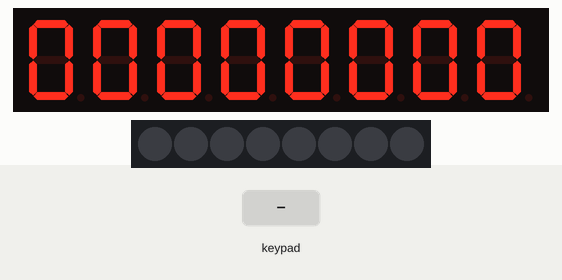
This sketch was run on a simulated Arduino Mega 2560, built with avr-gcc and run on an emulated ATmega2560. Parts: 8-digit seven-segment display, 8 RGB LEDs in strip order, left to right. Wiring (inferred from the names in the program): TM1638 display and keys: STB pin 25; clock pin 29; DIO pin 27. The test bench sets the inputs (shaded band).

Above: at 1.2 s.
1.3 s: key '1' pressed
At 2.6 s:
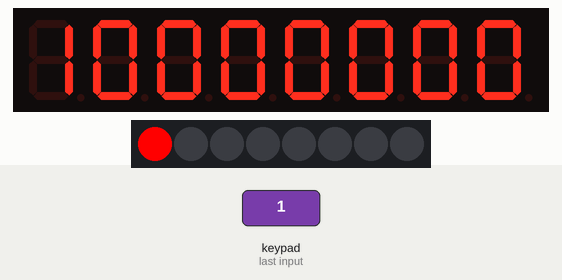
2.9 s: keypad keys 1 2 pressed 0.4 s apart
At 4.3 s:
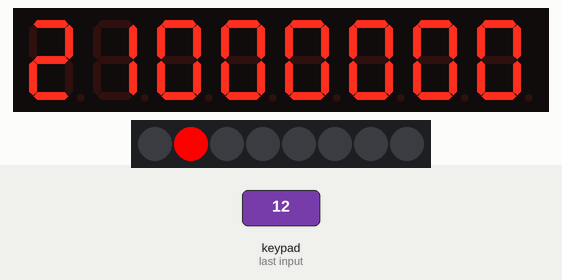
5.2 s: key '3' pressed
At 5.8 s:
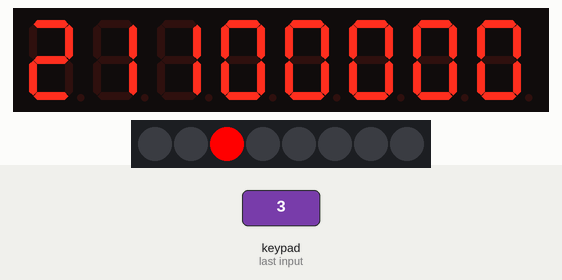
Timing chart, 0 to 8.2 s (numbered marks = the images above; inputs shaded):
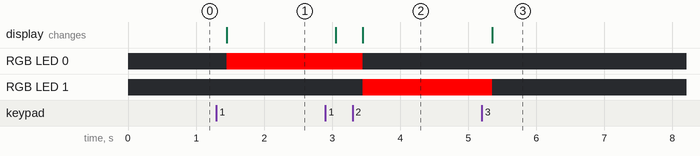

The sketch:

Demo_TM1638.ino
```cpp
#define	DATA_COMMAND	0X40
#define	DISP_COMMAND	0x80
#define	ADDR_COMMAND	0XC0
int DIO = 27;
int CLK = 29;
int STB = 25;
//Common Cathode, Segment Active HIGH
unsigned char tab[] = {0x3F, 0x06, 0x5B, 0x4F, 0x66, 0x6D, 0x7D, 0x07,
                       0x7F, 0x6F, 0x77, 0x7C, 0x39, 0x5E, 0x79, 0x71
                      };
unsigned char num[8];//Value of digit
void setup ()
{
  pinMode(STB, OUTPUT);
  pinMode(CLK, OUTPUT);
  pinMode(DIO, OUTPUT); //Put three pin to output mode
}
void loop()
{
  unsigned char i;
  init_TM1638();//Initialize TM1638
  for (i = 0; i < 8; i++) Write_DATA(i << 1, tab[0]);//Initialize latch
  while (1) {
    i = Read_key();
    if (i < 8) {
      num[i]++;
      while (i == Read_key());
      if (num[i] > 15) num[i] = 0;
      Write_DATA(i * 2, tab[num[i]]); //i is address
      Write_allLED(1 << i);
    }
  }
}

void TM1638_Write(unsigned char	DATA) { //Write Data
  unsigned char i;
  pinMode(DIO, OUTPUT);
  for (i = 0; i < 8; i++) {
    digitalWrite(CLK, LOW);
    if (DATA & 0X01) digitalWrite(DIO, HIGH);
    else digitalWrite(DIO, LOW);
    DATA >>= 1;
    digitalWrite(CLK, HIGH);
  }
}
unsigned char TM1638_Read(void) { //Read data
  unsigned char i;
  unsigned char temp = 0;
  pinMode(DIO, INPUT);
  for (i = 0; i < 8; i++) {
    temp >>= 1;
    digitalWrite(CLK, LOW);
    if (digitalRead(DIO) == HIGH) temp |= 0x80;
    digitalWrite(CLK, HIGH);
  }
  return temp;
}
void Write_COM(unsigned char cmd) { //Send command word
  digitalWrite(STB, LOW);
  TM1638_Write(cmd);
  digitalWrite(STB, HIGH);
}

unsigned char Read_key(void) {
  unsigned char c[4], i, key_value = 0;
  digitalWrite(STB, LOW);
  TM1638_Write(0x42); //Read Button
  for (i = 0; i < 4; i++) {
    c[i] = TM1638_Read();
  }
  digitalWrite(STB, HIGH);//Combine 4 byte to a word
  for (i = 0; i < 4; i++) key_value |= c[i] << i;
  for (i = 0; i < 8; i++) {
    if ((0x01 << i) == key_value)
      break;
  }
  return i;
}
void Write_DATA(unsigned char add, unsigned char DATA) { //Write data to address
  Write_COM(0x44);
  digitalWrite(STB, LOW);
  TM1638_Write(0xc0 | add);
  TM1638_Write(DATA);
  digitalWrite(STB, HIGH);
}

void Write_allLED(unsigned char LED_flag)
{ //Control LED
  unsigned char i;
  for (i = 0; i < 8; i++) {
    if (LED_flag & (1 << i))Write_DATA(2 * i + 1, 1);
    else Write_DATA(2 * i + 1, 0);
  }
}

void init_TM1638(void) {
  unsigned char i;
  Write_COM(0x8b);//0x88-0x8f 8-Level Brightness
  Write_COM(0x40);//Auto Increment Addr by 1
  digitalWrite(STB, LOW);
  TM1638_Write(0xc0);//Set Initial Addr
  for (i = 0; i < 16; i++)TM1638_Write(0x00);//Send 16 bytes of data
  digitalWrite(STB, HIGH);
}
```

Measured:
- after the input at 1.3 s, RGB LED 0: off → RGB(255, 0, 0) after 0.15 s; the display: changes after 0.15 s (image 1)
- after the input at 2.9 s, RGB LED 0: RGB(255, 0, 0) → off after 0.55 s; RGB LED 1: off → RGB(255, 0, 0) after 0.55 s; the display: first changes after 0.15 s (image 2 shows a later state)
- after the input at 5.2 s, RGB LED 1: RGB(255, 0, 0) → off after 0.15 s; the display: changes after 0.15 s (image 3)
